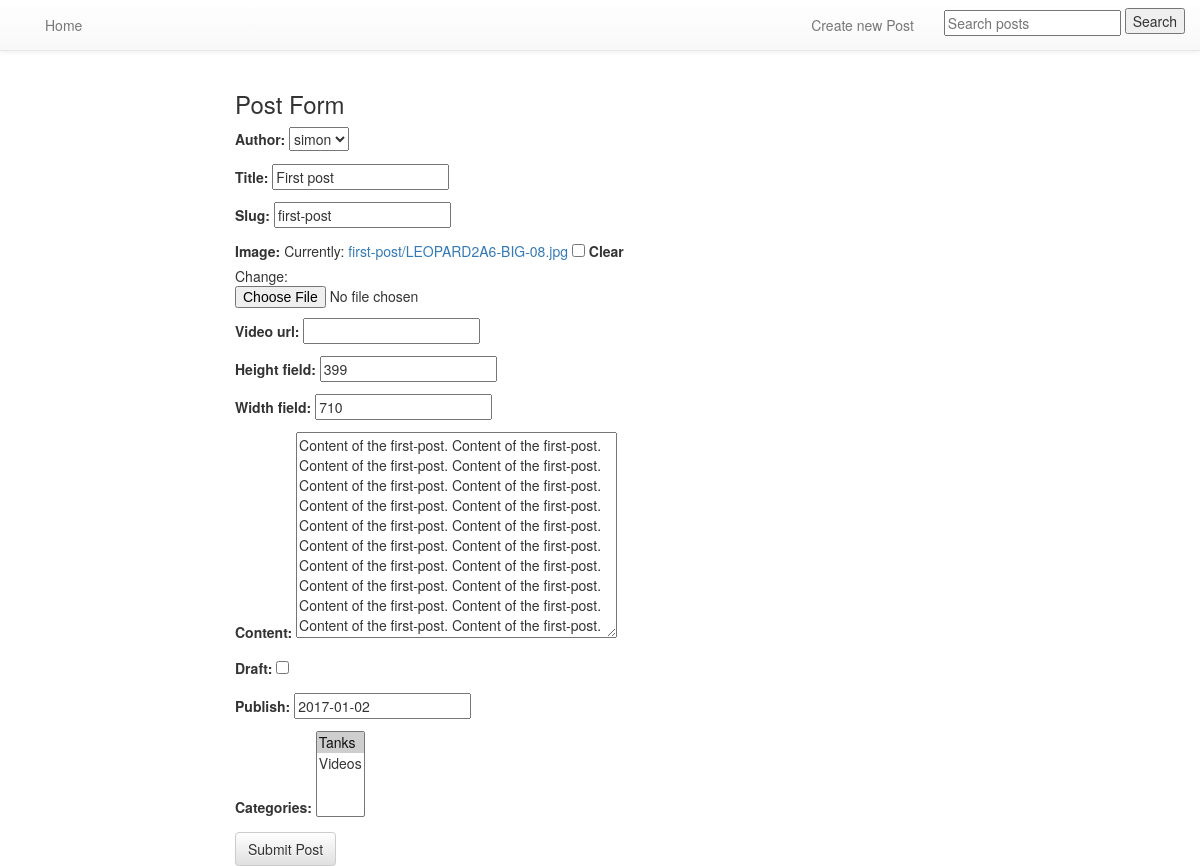
/posts/first-post/edit/ (signed in), run on an earlier commit of the app's database.
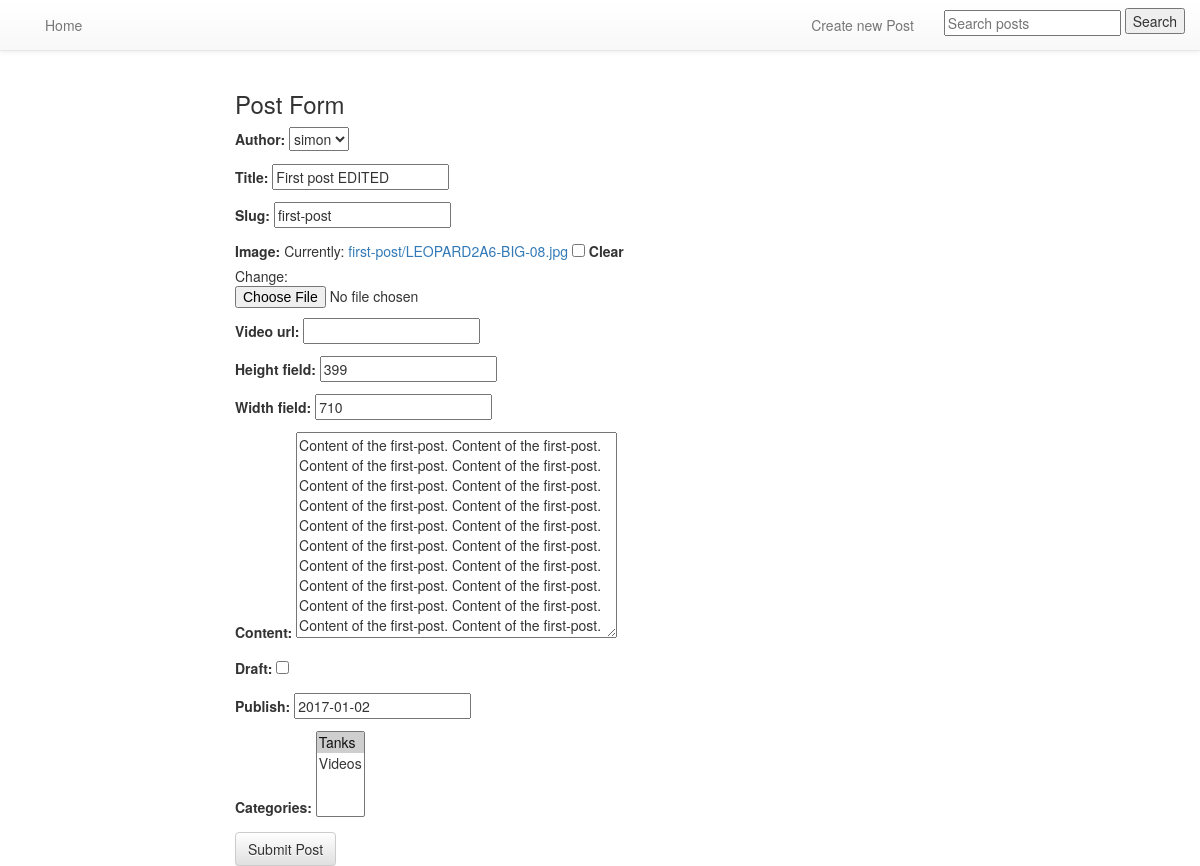
And on a later commit of the database.
### posts/models.py (models this page shows, shortened)
class Post(models.Model):
    author = models.ForeignKey(settings.AUTH_USER_MODEL, default=1)
    title = models.CharField(max_length=120)
    slug = models.SlugField(unique=True)
    image = models.ImageField(upload_to=upload_location, null=True, blank=True, width_field="width_field", height_field="height_field")
    video_url = EmbedVideoField(null=True, blank=True)  # same like models.URLField()
    height_field = models.IntegerField(default=0)
    width_field = models.IntegerField(default=0)
    content = models.TextField()
    draft = models.BooleanField(default=False)
    publish = models.DateField(auto_now=False, auto_now_add=False)
    updated = models.DateTimeField(auto_now=True, auto_now_add=False)
    timestamp = models.DateTimeField(auto_now=False, auto_now_add=True)
    categories = models.ManyToManyField(Category, blank=True, null=True, through='CategoryToPost')
    objects = PostManager()
    class Meta:
        ordering = ["-timestamp", "-updated"]

class Category(models.Model):
    title = models.CharField(max_length=120)
    slug = models.SlugField(unique=True)
    def __str__(self):
        return self.title
    class Meta:
        verbose_name_plural = "Categories"

### posts/views.py (the view, shortened to what this page needs)
# urls.py: url(r'^(?P<slug>[\w-]+)/edit/$', post_update, name='update'),
def post_update(request, slug):
    if not request.user.is_staff or not request.user.is_superuser:
        raise Http404
    instance = get_object_or_404(Post, slug=slug)
    form = PostForm(request.POST or None, request.FILES or None, instance=instance)
    context = {
        "title": "Detail",
        "instance": instance,
        "form": form,
    }
    return render(request, "post_form.html", context)

### posts/forms.py
class PostForm(forms.ModelForm):
    class Meta:
        model = Post
        fields = '__all__'

### templates/post_form.html
{% extends 'base.html' %}
{% block content %}
<div class="col-sm-8 col-sm-offset-2">
    <h3>Post Form</h3>
    <form method="POST" action="" enctype="multipart/form-data">{% csrf_token %}
        {{ form.as_p }}
        <input type="submit" class="btn btn-default" value="Submit Post" />
    </form>
</div>
{% endblock content %}

### templates/base.html (shortened to what this page needs)
{% load staticfiles %}
<!DOCTYPE html>
<html>
<head>
<link rel="stylesheet" href="https://maxcdn.bootstrapcdn.com/bootstrap/3.3.7/css/bootstrap.min.css">
<link rel="stylesheet" href="https://maxcdn.bootstrapcdn.com/bootstrap/3.3.7/css/bootstrap-theme.min.css">
<link rel="stylesheet" href="{% static 'css/main.css' %}" />
</head>
<body>
{% include 'navigation.html' %}
<div class="container">
    {% block content %}
    {% endblock content %}
</div>
</body>
</html>

### templates/navigation.html (shortened to what this page needs)
{% load staticfiles %}
<nav class="navbar navbar-default navbar-static-top">
    <div class="container">
        <div id="navbar" class="navbar-collapse collapse">
            <ul class="nav navbar-nav">
                <li><a href="{% url 'posts:list' %}">Home</a></li>
            </ul>
            <ul class="nav navbar-nav navbar-right">
                {% if request.user.is_authenticated %}
                    <li><a href="{% url 'posts:create' %}">Create new Post</a></li>
                {% endif %}
                <form class='navbar-form navbar-right' method='GET' >
                    <div class='form-group'>
                        <input type="text" name="q" placeholder="Search posts" value="{{ request.GET.q }}" />
                    </div>
                    <input type="submit" value="Search" />
                </form>
            </ul>
        </div>
    </div>
</nav>

What changed in the data, as far as the page shows it:
changed Post "simon": title "First post" → "First post EDITED"
